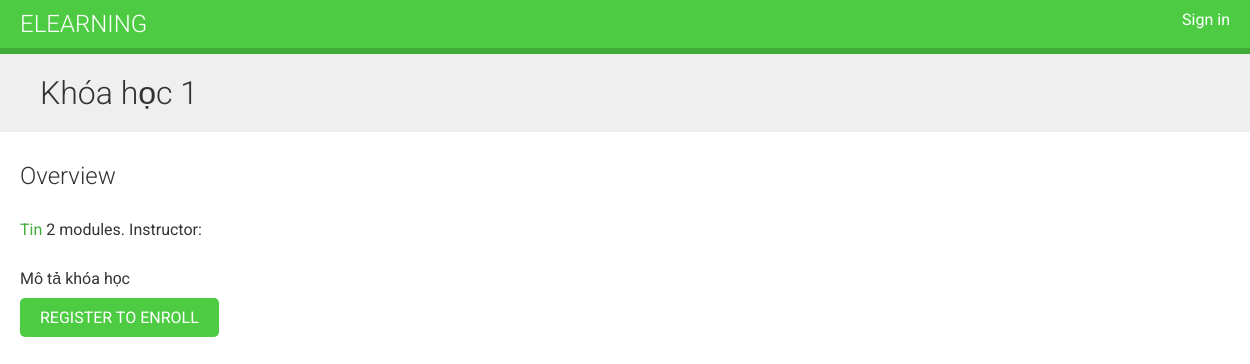
Page /course/khoa-hoc-1-1627463391/ on the committed database.
### courses/models.py (models this page shows, shortened)
class Course(models.Model):
    owner = models.ForeignKey(User,
                              related_name='courses_created',
                              on_delete=models.CASCADE)
    subject = models.ForeignKey(Subject,
                                related_name='courses',
                                on_delete=models.CASCADE)
    students = models.ManyToManyField(User,
                                      related_name='courses_joined',
                                      blank=True)
    title = models.CharField(max_length=200)
    slug = models.CharField(max_length=500, unique=True, editable=False)
    overview = models.TextField()
    created = models.DateTimeField(auto_now_add=True)
    class Meta:
        ordering = ['-created']

class Subject(models.Model):
    title = models.CharField(max_length=200)
    slug = models.CharField(max_length=200, unique=True, editable=False)

### courses/views.py (the view)
# urls.py: path('<slug:slug>/', views.CourseDetailView.as_view(), name='course_detail')
class CourseDetailView(DetailView):
    model = Course
    template_name = 'courses/course/detail.html'
    def get_context_data(self, **kwargs):
        context = super().get_context_data(**kwargs)
        context['enroll_form'] = CourseEnrollForm(initial={'course': self.object})
        return context

### templates/courses/course/detail.html (shortened to what this page needs)
{% extends 'base.html' %}
{% block content %}
    {% with object.subject as subject %}
        <h1>{{ object.title }}</h1>
        <div class="module">
            <h2>Overview</h2>
            <p>
                <a href="{% url 'course_list_subject' subject.slug %}">{{ subject.title }}</a>
                {{ object.modules.count }} modules.
                Instructor: {{ object.owner.get_full_name }}
            </p>
            {{ object.overview|linebreaks }}
            {% if request.user.is_authenticated %}
                <form action="{% url 'student_enroll_course' %}" method="post">
                    {{ enroll_form }}
                    {% csrf_token %}
                    <input type="submit" value="Enroll now">
                </form>
            {% else %}
                <a href="{% url 'student_registration' %}" class="button">
                    Register to enroll
                </a>
            {% endif %}
        </div>
    {% endwith %}
{% endblock %}

### static/css/base.css (style rules this page uses)
body { margin: 0; font-family: 'Roboto', sans-serif; font-weight: 400; color: #333; }
a { color: #3fad37; text-decoration: none; }
h1, h2, h3, h4, h5, h6 { font-family: 'Roboto', sans-serif; font-weight: 300; }
h1 { background: #efefef; width: 100%; overflow: auto; padding: 20px 0 20px 40px; margin: 0; }
.module { padding: 10px 20px; float: left; width: 600px; }
.module p { margin: 10px 0 20px; width: 100%; float: left; }
input[type=submit], a.button { border-radius: 5px; background: #4dcc43; color: #fff; font-size: 16px; text-transform: uppercase; border: none; padding: 10px 20px; margin: 20px 0; }

### rows in the picture
Course: title "Khóa học 1", modules.count "2", overview "Mô tả khóa học"
Subject: title "Tin"
